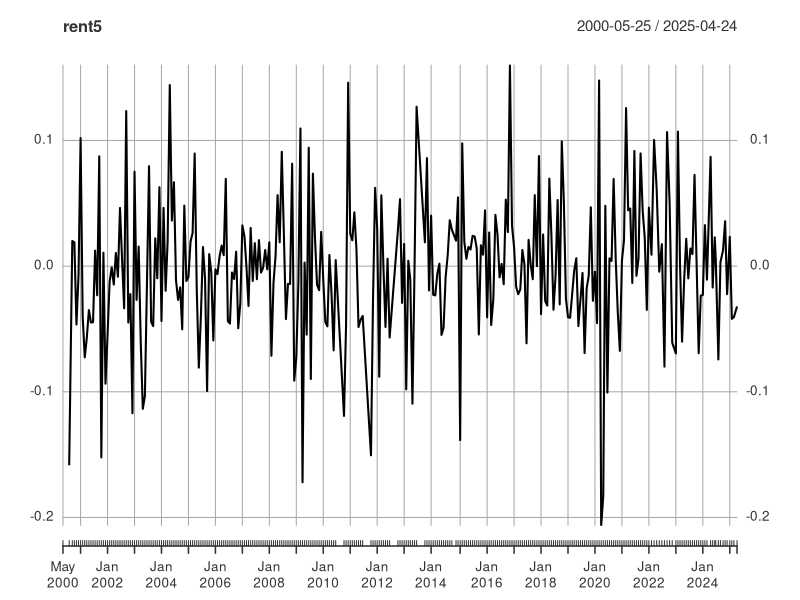
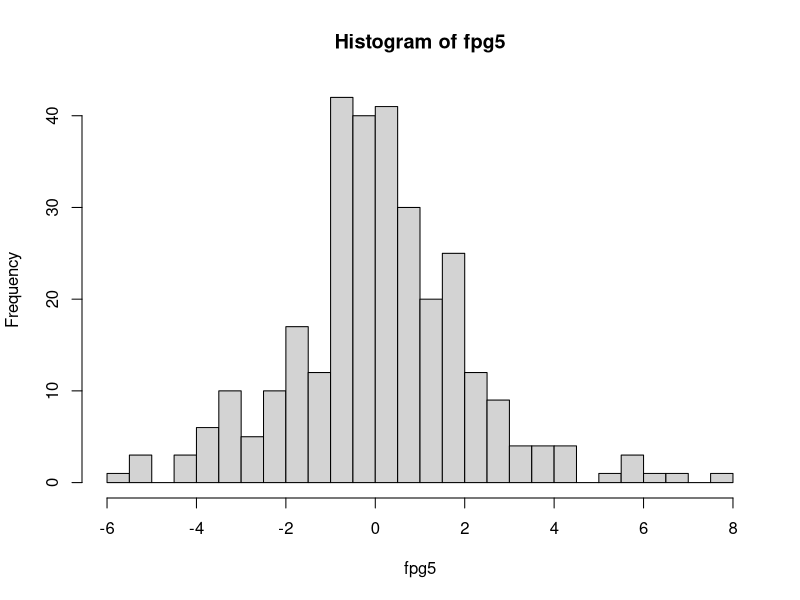

Write the R code that produced these figures, in order.
## ---- chunk 1
precio_bono <- function(vn, tc, ti, t, m) {
  # tc tasa cupon anual
  # m numero de veces al año que se paga el cupón
  # t vencimiento en años
  # ti tasa de interes 
  n <- t * m               
  c <- vn * tc / m         
  r <- ti / m               
  flujos <- rep(c, n)
  flujos[n] <- flujos[n] + vn  
  precio <- sum(flujos / (1 + r)^(1:n))
  duracion_per <- sum((1:n) * (flujos / (1 + r)^(1:n))) / precio
  return(list(
    precio = precio,
    duracion = duracion_per/m
  ))
}
## ---- chunk 2
library(readxl)
library(lubridate)
library(quantmod)
## ---- chunk 3
Tasa5 <- read_xlsx('Bono_M_5.xlsx')
Tasa5$Tasa <- as.numeric(Tasa5$Tasa)/100
Tasa5 <- xts(Tasa5$Tasa, order.by=date(Tasa5$Fecha))

Ti5 <- as.numeric(last(Tasa5))
## ---- chunk 4
pb5 <- precio_bono(100, 0.1, Ti5, 5, 2)[['precio']]
pb5
## ---- chunk 5
rent5 <- diff(log(Tasa5))
plot(rent5)
## ---- chunk 6
te5 <- na.omit(Ti5*(1+rent5))
## ---- chunk 7
pbe5 <- matrix(0, nrow(te5), 1)

for (i in 1:nrow(te5)) {
  pbe5[i,1] <- precio_bono(100, 0.1, as.numeric(te5[i,1]), 5, 2)[['precio']]
}
## ---- chunk 8
fpg5 <- pbe5 - pb5
hist(fpg5, n=20)
## ---- chunk 9
var99_5 <- quantile(fpg5, 0.01)
var99_5
## ---- chunk 10
100000/100*var99_5
## ---- chunk 11
dur5 <- precio_bono(100, 0.1, Ti5, 5, 2)[['duracion']]

durm5 <- dur5 / (1+Ti5)

qnorm(0.01)*sd(na.omit(rent5))*pb5 * durm5 * Ti5
